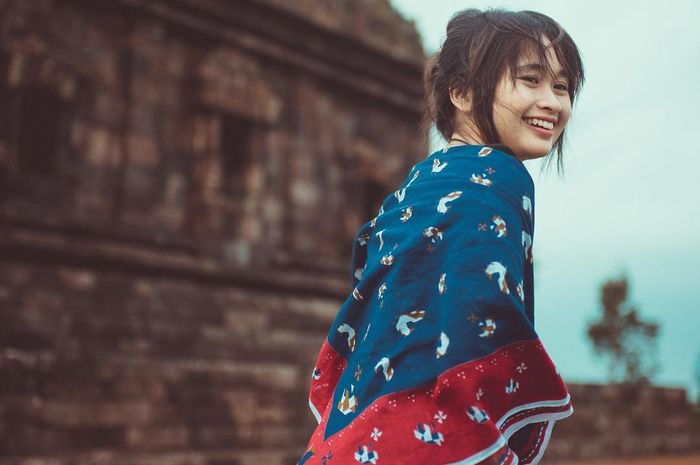
#> input picture image/grite_2.jpg, 700 x 465 px, given in place of the camera
$ python track.py   (older library calls are emulated)
#> lines starting #> are read from the running program, lines starting #| are printed output that depends on the picture; after the words box and inside, x2 and y2 are one past the last pixel; in counts of white or black regions, pixels touching at a corner belong together
import cv2
import numpy as np
import serial
import time

arduino = serial.Serial('com3',9600)

def nothing(x):
    pass

# Create a black image, a window
img = np.zeros((300,512,3), np.uint8)
cv2.namedWindow('image')
cv2.namedWindow('track')

cv2.resizeWindow('track', 400,250)


vid = cv2.VideoCapture(0)

# create trackbars for color change
cv2.createTrackbar('S','track',155,255,nothing)
cv2.createTrackbar('S_m','track',183,255,nothing)
cv2.createTrackbar('H','track',59,255,nothing)
cv2.createTrackbar('H_m','track',147,255,nothing)
cv2.createTrackbar('V','track',7,255,nothing)
cv2.createTrackbar('V_m','track',220,255,nothing)

step = 0

while(1):

    ret, frame = vid.read()
#> frame is the input picture: shape (465, 700, 3); mean B, G, R 95.6, 93.8, 100.7
    hsv = cv2.cvtColor(frame, cv2.COLOR_RGB2HSV)
#> hsv: shape (465, 700, 3); mean H, S, V 91.8, 83.9, 116.1

    step = 0 if step>20 else step+1

    # get current positions of four trackbars
    s = cv2.getTrackbarPos('S','track')
    s_m = cv2.getTrackbarPos('S_m','track')
    h = cv2.getTrackbarPos('H','track')
    h_m = cv2.getTrackbarPos('H_m','track')
    v = cv2.getTrackbarPos('V','track')
    v_m = cv2.getTrackbarPos('V_m','track')


    # define range of blue color in HSV
    lower_blue = np.array([s,h,v])
    upper_blue = np.array([s_m,h_m,v_m])

    # Threshold the HSV image to get only blue colors
    mask = cv2.inRange(hsv, lower_blue, upper_blue)
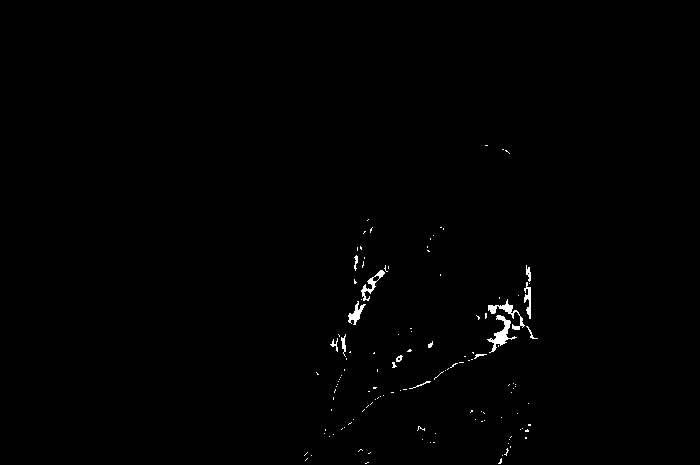
#> mask: shape (465, 700); 0.54% white; 129 white regions (115 under 20 px), largest, box (x1, y1, x2, y2) and area: (487, 315, 517, 353) 326, (488, 299, 525, 330) 255, (361, 270, 385, 301) 188

    kernel = np.ones((5,5), np.uint8)
    mask = cv2.dilate(mask, kernel, iterations=1)
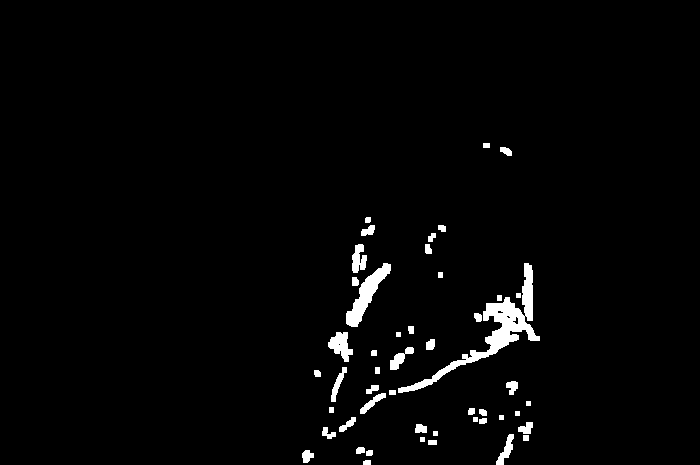
#> mask: shape (465, 700); 2.3% white; 49 white regions


    ret,thresh = cv2.threshold(mask,127,255,0)
    im2,contours,hierarchy = cv2.findContours(thresh, 1, 2)
#> contours = 53 contours, 11 with area under 20; largest, box (x1, y1, x2, y2) and area: (398, 263, 540, 393) 2414, (346, 263, 391, 327) 872, (328, 332, 353, 362) 374, (352, 244, 367, 273) 244, (390, 347, 414, 370) 192

    res = cv2.bitwise_and(frame,frame, mask= mask)
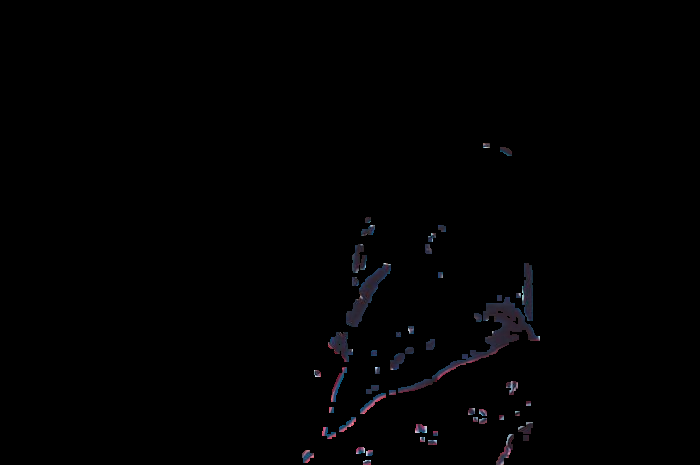
#> res: shape (465, 700, 3); mean B, G, R 1.7, 1.3, 1.4
#    for cnt in contours:
#        x,y,w,h = cv2.boundingRect(cnt)
#        frame = cv2.rectangle(frame,(x,y),(x+w,y+h),(255,255,0),2)
    # Bitwise-AND mask and original image

    l = [cv2.boundingRect(cnt) for cnt in contours]
#> l = 53 items, first 6: (363, 460, 8, 5), (366, 450, 7, 6), (302, 450, 12, 13), (356, 447, 9, 7), (428, 440, 9, 5), (420, 437, 5, 5)
    if(len(l)):
        l = max(l,key=lambda item:item[2]+item[3])
#> l = (398, 263, 142, 130)
    #    print l
        (x,y,w,h) = list(l)
#> x = 398; y = 263; w = 142; h = 130
#        frame = cv2.rectangle(frame,(x,y),(x+w,y+h),(255,0,0),2)
        loc = (x+w//2,y+h//2)
#> loc = (469, 328)
        cv2.circle(frame,loc,1,(255,0,0),5)
#> frame: shape (465, 700, 3); 0.02% of pixels changed, all inside (x1, y1, x2, y2) = (465, 324, 474, 333)
        cv2.line(frame,loc,(x+w//2+20,y+h//2-40),(0,0,255))
#> frame: shape (465, 700, 3); mean B, G, R 95.6, 93.8, 100.8

        tinggi = len(frame)
#> tinggi = 465
        lebar = len(frame[1])
#> lebar = 700

        cx = lambda x: x*150//lebar
        cy = lambda x: x*150//tinggi


        font = cv2.FONT_HERSHEY_SIMPLEX
        cv2.putText(frame, "Ini Bendanya", loc, font, 0.8, (0, 255, 0), 1, cv2.LINE_AA)
        cv2.putText(frame,"(%i,%i)"%(cx(loc[0]),cy(loc[1])),(100,100),font, .8, (0,255,255),1)
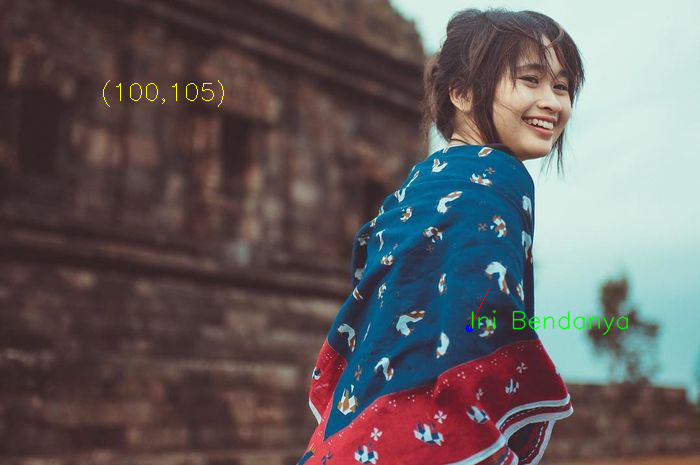
#> frame: shape (465, 700, 3); mean B, G, R 95.4, 94.1, 100.8
        # cv2.rectangle(frame,(x,y),(x+w,y+h),(0,255,0),2)

        values = bytearray([cx(loc[0]),cy(loc[1])])
        if(step == 0):
            arduino.write(values)

        # arduino.write(conf(loc[1]))
        # arduino.write(conf(loc[0]))

#    res = frame

    cv2.imshow('image',res)
    cv2.imshow('frame',frame)
    # cv2.imshow('mask',mask)

    #keren sekali

    img[:] = [s,h,v]
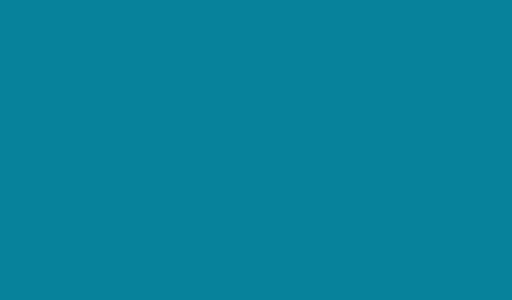
#> img: shape (300, 512, 3); mean of channels 0, 1, 2 155, 130, 7; drawn as B, G, R

    k = cv2.waitKey(1) & 0xFF
#> (key q is pressed here)
    if k == ord('q'):
        break


#print mask
cv2.destroyAllWindows()
